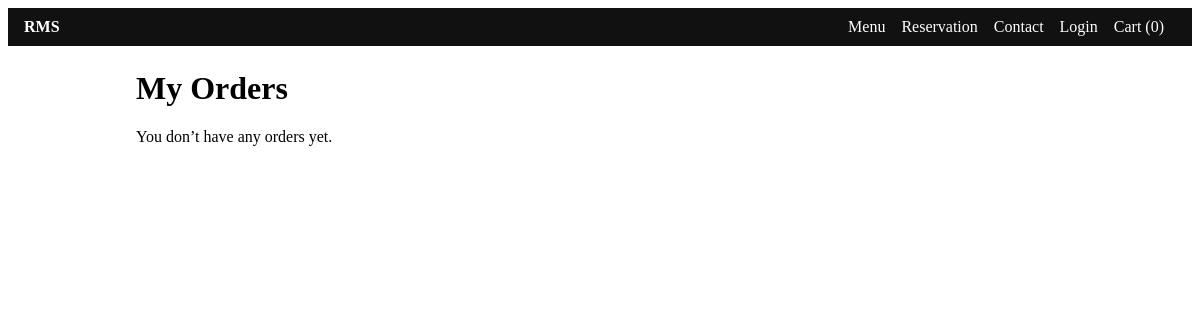
Page /my-orders/ (signed in) on the earlier database version.
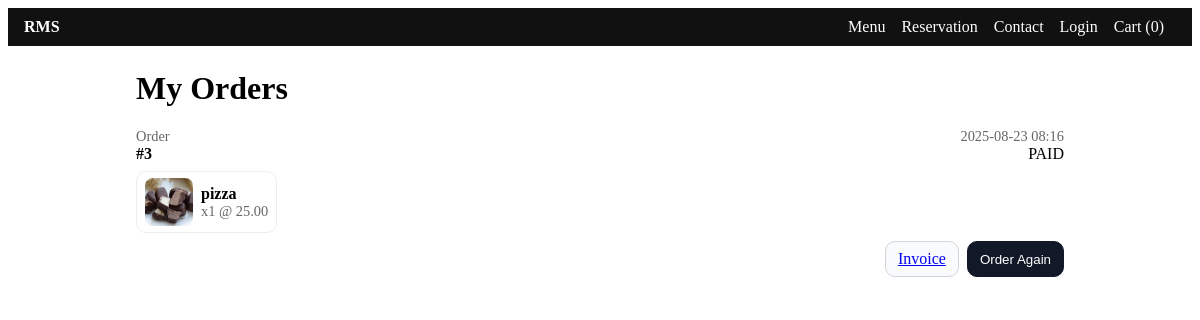
Same page on the later database version.
### orders/models.py (models this page shows, shortened)
class Order(models.Model):
    STATUS_CHOICES = [
        ("PENDING", "Pending"),
        ("PAID", "Paid"),
        ("FAILED", "Failed"),
        ("CANCELLED", "Cancelled"),
    ]
    SOURCE_CHOICES = [
        ("DINE_IN", "Dine-In"),
        ("UBER_EATS", "Uber Eats"),
        ("DOORDASH", "DoorDash"),
    ]
    created_by = models.ForeignKey(
        settings.AUTH_USER_MODEL,
        related_name="orders",
        on_delete=models.SET_NULL,
        null=True,
        blank=True,
    )
    status = models.CharField(max_length=12, choices=STATUS_CHOICES, default="PENDING")
    is_paid = models.BooleanField(default=False)
    currency = models.CharField(max_length=8, default="usd")
    source = models.CharField(max_length=20, choices=SOURCE_CHOICES, default="DINE_IN")
    table_number = models.PositiveIntegerField(null=True, blank=True)
    external_order_id = models.CharField(max_length=64, blank=True, default="")
    subtotal = models.DecimalField(max_digits=12, decimal_places=2, default=Decimal("0.00"))
    tip_amount = models.DecimalField(max_digits=12, decimal_places=2, default=Decimal("0.00"))
    discount_amount = models.DecimalField(max_digits=12, decimal_places=2, default=Decimal("0.00"))
    discount_code = models.CharField(max_length=64, blank=True, default="")
    loyalty_reward_applied = models.BooleanField(default=False)
    reservation = models.ForeignKey(
        "reservations.Reservation",
        null=True,
        blank=True,
        on_delete=models.SET_NULL,
        related_name="orders",
    )
    notes = models.TextField(blank=True, default="")
    created_at = models.DateTimeField(auto_now_add=True)
    invoice_pdf = models.FileField(upload_to="invoices/", blank=True, null=True)
    class Meta:
        ordering = ["-created_at"]

class OrderItem(models.Model):
    order = models.ForeignKey(Order, on_delete=models.CASCADE, related_name="items")
    menu_item = models.ForeignKey(MenuItem, related_name="order_items", on_delete=models.PROTECT)
    quantity = models.PositiveIntegerField(default=1)
    unit_price = models.DecimalField(max_digits=12, decimal_places=2, default=0)
    modifiers = models.JSONField(default=list, blank=True)
    notes = models.CharField(max_length=255, blank=True, default="")

### menu/models.py (models this page shows, shortened)
class MenuItem(models.Model):
    category = models.ForeignKey(MenuCategory, on_delete=models.CASCADE, related_name='items')
    name = models.CharField(max_length=200)
    description = models.TextField(blank=True)
    price = models.DecimalField(max_digits=10, decimal_places=2)
    image = models.ImageField(upload_to='menu_items/', null=True, blank=True)
    is_vegetarian = models.BooleanField(default=False)
    is_available = models.BooleanField(default=True)
    preparation_time = models.PositiveIntegerField(default=15, help_text="Minutes")
    sort_order = models.PositiveIntegerField(default=0)
    created_at = models.DateTimeField(auto_now_add=True)
    class Meta:
        ordering = ['sort_order', 'name']

### storefront/views.py (the view)
# urls.py: path("my-orders/", MyOrdersView.as_view(), name="my_orders"),
class MyOrdersView(LoginRequiredMixin, TemplateView):
    template_name = "storefront/my_orders.html"
    login_url = reverse_lazy("storefront:login")
    redirect_field_name = "next"
    def get_context_data(self, **kwargs):
        ctx = super().get_context_data(**kwargs)
        if Order is None:
            ctx["orders"] = []
            return ctx
        paid_q = Q(payment__is_paid=True) | Q(is_paid=True) | Q(status="PAID")
        qs = (
            Order.objects.filter(Q(created_by=self.request.user) & paid_q)
            .select_related("payment")
            .prefetch_related("items__menu_item")
            .order_by("-created_at")
        )
        ctx["orders"] = qs
        ctx.update(_ctx("my_orders"))
        return ctx

### storefront/context.py (called while the page is built)
def site_context(request):
    return {
        "SITE_NAME": getattr(settings, "SITE_NAME", "RMS Store"),
        "GA_MEASUREMENT_ID": getattr(settings, "GA_MEASUREMENT_ID", ""),
        "WHATSAPP_NUMBER": getattr(settings, "WHATSAPP_NUMBER", ""),
        "BRANCHES": getattr(settings, "BRANCHES", []),
        "DEFAULT_CURRENCY": getattr(settings, "DEFAULT_CURRENCY", "NPR"),
    }

### storefront/views.py (called while the page is built)
def _ctx(page: str | None = None, **kw):
    base = {"page": page or ""}
    base.update(kw)
    return base

### storefront/templates/storefront/my_orders.html (shortened to what this page needs)
{% extends "storefront/base.html" %}
{% load static %}
{% block content %}
  <div class="container" style="max-width:960px;margin:24px auto;">
    <h1>My Orders</h1>
    {% if orders %}
      <div class="stack">
        {% for o in orders %}
          <div class="card" style="display:flex;flex-direction:column;gap:8px;">
            <div style="display:flex;justify-content:space-between;align-items:center;gap:8px;">
              <div>
                <div class="muted">Order</div>
                <div><strong>#{{ o.id }}</strong></div>
              </div>
              <div style="text-align:right;">
                <div class="muted">{{ o.created_at|date:"Y-m-d H:i" }}</div>
                <div>
                  {% if o.payment and o.payment.is_paid or o.is_paid or o.status == "PAID" %}
                    <span class="tag tag-success">PAID</span>
                  {% else %}
                    <span class="tag">PENDING</span>
                  {% endif %}
                </div>
              </div>
            </div>
            <div style="display:flex;gap:8px;flex-wrap:wrap;">
              {% for it in o.items.all %}
                <div style="display:flex;align-items:center;border:1px solid #eee;border-radius:10px;padding:6px 8px;gap:8px;">
                  {% if it.menu_item and it.menu_item.image %}
                    <img src="{{ it.menu_item.image.url }}" alt="{{ it.menu_item.name }}" style="width:48px;height:48px;object-fit:cover;border-radius:8px;" />
                  {% else %}
                    <div style="width:48px;height:48px;border-radius:8px;background:#f3f4f6;display:flex;align-items:center;justify-content:center;">—</div>
                  {% endif %}
                  <div>
                    <div style="font-weight:600;">{{ it.menu_item.name }}</div>
                    <div class="muted">x{{ it.quantity }} @ {{ it.unit_price }}</div>
                  </div>
                </div>
              {% endfor %}
            </div>
            <div style="display:flex;gap:8px;justify-content:flex-end;">
              {% if o.invoice_pdf %}
                <a href="{{ o.invoice_pdf.url }}" target="_blank" rel="noopener" class="btn btn-secondary">Invoice</a>
              {% endif %}
              <button
                class="btn btn-primary btn-reorder"
                title="Reorder these items"
                data-items='[ {% for it in o.items.all %}{ "id": {{ it.menu_item.id }}, "name": "{{ it.menu_item.name|escapejs }}", "price": "{{ it.unit_price }}", "quantity": {{ it.quantity }} }{% if not forloop.last %}, {% endif %}{% endfor %} ]'
              >Order Again</button>
            </div>
          </div>
        {% endfor %}
      </div>
    {% else %}
      <p>You don’t have any orders yet.</p>
    {% endif %}
  </div>
{% endblock %}

### storefront/templates/storefront/base.html (shortened to what this page needs)
{% load static %}
<!doctype html>
<html lang="en">
<head>
  <link href="{% static 'storefront/styles.css' %}" rel="stylesheet" />
</head>
<body>
  <header class="bar">
    <a href="/" class="brand">RMS</a>
    <nav>
      <a href="/menu/">Menu</a>
      <a href="/reserve/">Reservation</a>
      <a href="/contact/">Contact</a>
      <a href="#" id="auth-link">Login</a>
      <a href="/cart/">Cart (<span id="cart-count">0</span>)</a>
    </nav>
  </header>
  <main class="container">
    {% block content %}{% endblock %}
  </main>
</body>
</html>

### storefront/static/storefront/styles.css (style rules this page uses)
.muted { color: #6b7280; font-size: 14px; }
.stack { display: flex; gap: 10px; flex-wrap: wrap; }
.btn { border: 1px solid #d1d5db; background: #f9fafb; padding: 8px 12px; border-radius: 10px; cursor: pointer; }
.btn-primary { background: #111827; color: #fff; border-color: #111827; }
.bar { background:#111; color:#fff; padding:10px 16px; display:flex; align-items:center; justify-content:space-between; }
.bar a { color:#fff; text-decoration:none; margin-right:12px; }
.brand { font-weight:700; }
.container { max-width: 960px; margin: 24px auto; padding: 0 16px; }

### storefront/templates/storefront/base.html (style rules this page uses)
.stack { display:flex; flex-direction:column; gap:10px; }
.muted { color:#666; font-size: 0.9em; }
.bar { background:#111; color:#fff; padding:10px 16px; display:flex; align-items:center; justify-content:space-between; }
.bar a { color:#fff; text-decoration:none; margin-right:12px; }
.brand { font-weight:700; }
.container { max-width: 960px; margin: 24px auto; padding: 0 16px; }
input, select, button { padding:8px 12px; border-radius:8px; border:1px solid #d1d5db; }
button { cursor:pointer; background:#111; color:#fff; border-color:#111; }

Differences in the rows shown:
now on this page (row edited): Order: id "3", created_at "2025-08-23 08:16", shows "PAID"
now on this page (row unchanged): OrderItem: menu_item.image (picture), menu_item.name "pizza", quantity "1", unit_price "25.00"
Other differences:
text no longer shown: "You don’t have any orders yet."
